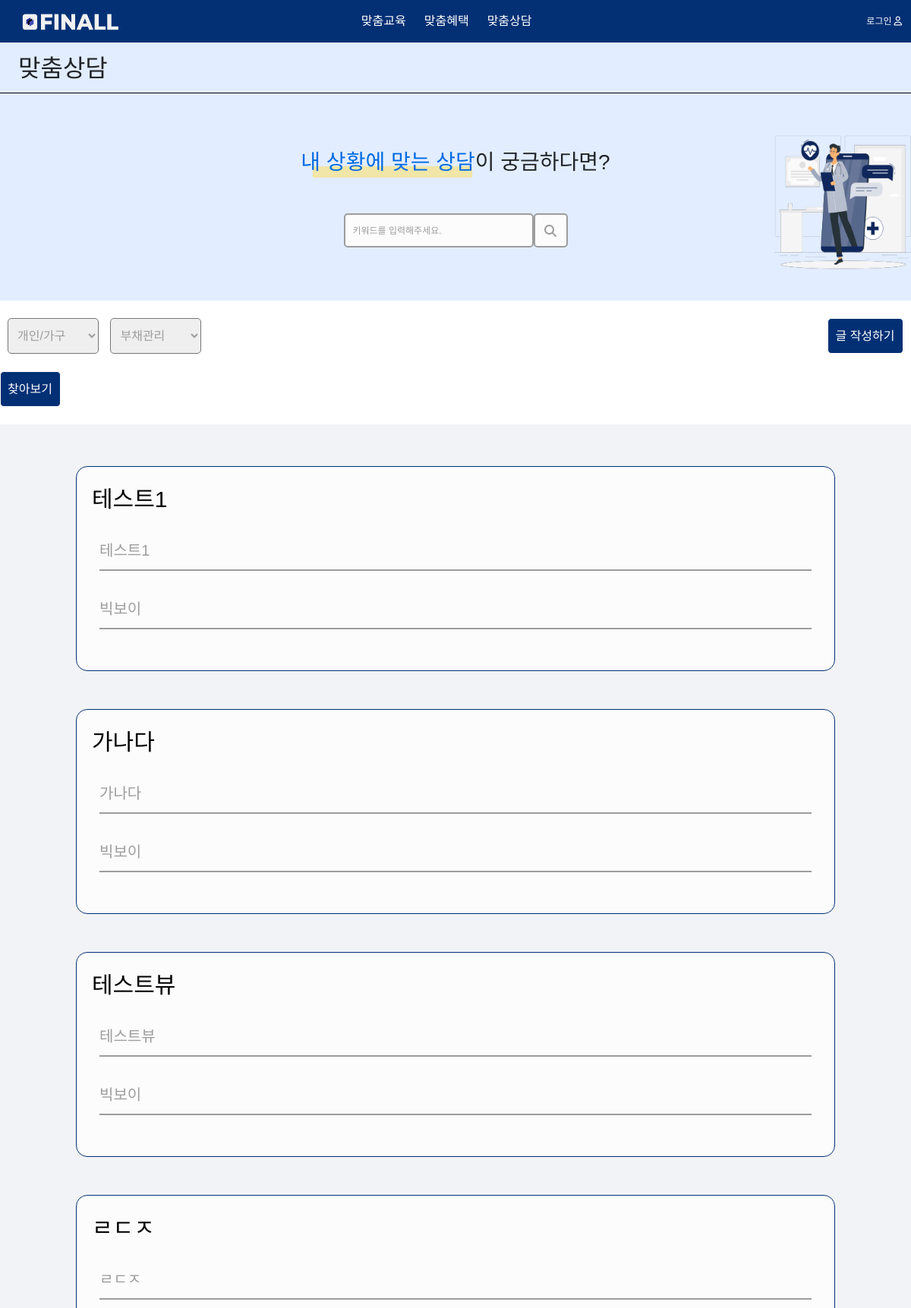
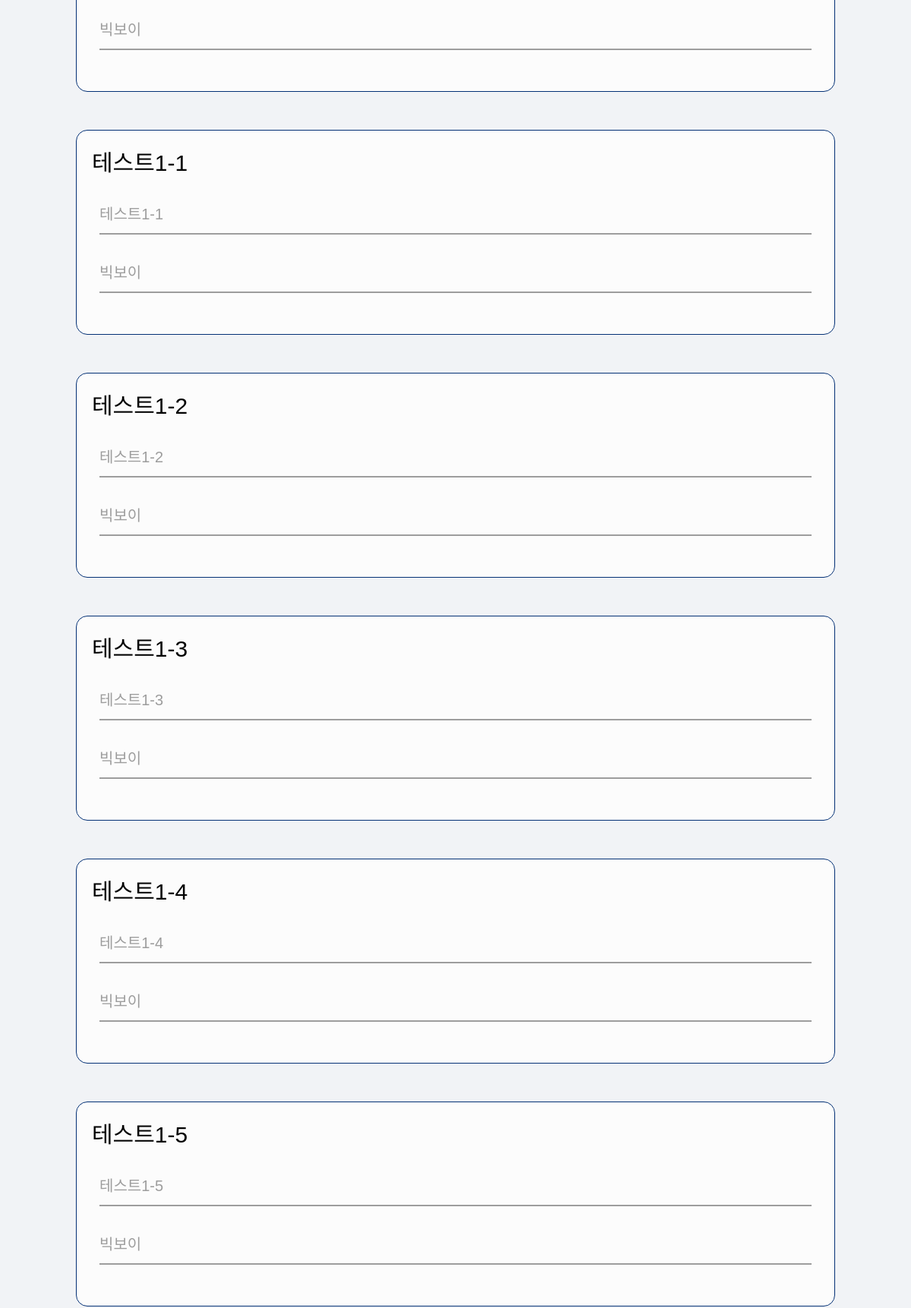
/posts/ (upper part), run on the app's committed database (2 pictures, top to bottom).
### post/models.py (models this page shows, shortened)
class Post(models.Model):
    title = models.CharField(max_length=200)
    content = models.TextField()
    author = models.ForeignKey(User, on_delete=models.CASCADE)
    created_at = models.DateTimeField(auto_now_add=True)
    updated_at = models.DateTimeField(auto_now=True)
    categories = models.ManyToManyField(Category)
    categories2 = models.ManyToManyField(Category2)

### post/views.py (the view)
# urls.py: path('posts/', PostListViewHtml.as_view(), name='post_list'),
class PostListViewHtml(generic.ListView):
    model = Post
    template_name = 'post/Consult.html'
    def get_queryset(self):
        query = self.request.GET.get('q')
        category1 = self.request.GET.get('category1')
        category2 = self.request.GET.get('category2')
        qs = Post.objects.all()
        if query:
            qs = qs.filter(Q(title__icontains=query))
        if category1:
            cat1 = Category.objects.get(pk=int(category1))  # id 값으로 변경
            qs = qs.filter(categories=cat1)
        if category2:
            cat2 = Category2.objects.get(pk=int(category2))  # id 값으로 변경
            qs = qs.filter(categories2=cat2)
        return qs

### post/templates/post/Consult.html (shortened to what this page needs)
{% load static %}
<!DOCTYPE html>
<html lang="en">
<head>
    <link href="https://cdn.jsdelivr.net/npm/bootstrap@5.2.3/dist/css/bootstrap.min.css" rel="stylesheet">
    <link rel="stylesheet" href="{% static 'css/Consult.css' %}">
</head>
<body class="gangwon-font">
    <div class="display-container">
        <nav class="navbar fixed-top d-flex justify-content-between align-items-center">
            <div class="navbar_logo">
                <a href="{% url 'main' %}"><img src="{% static 'img/logo.png'%}" alt="브랜드로고"></a>
            </div>
            <ul class="navbar_menu">
                <li><a href="{% url 'education' %}">맞춤교육</a></li>
                <li><a href="{% url 'benefit' %}">맞춤혜택</a></li>
                <li><a href="{% url 'post_list' %}">맞춤상담</a></li>
            </ul>
            <ul class="navbar_login">
                {% if user.is_authenticated %}
                    <li><a href="{% url 'logout' %}">로그아웃<i class="fa-regular fa-user"></i></a></li>
                    <li><a href="{% url 'mypage' %}">마이페이지<i class="fa-regular fa-user"></i></a></li>
                {% else %}
                    <li><a href="{% url 'login' %}">로그인<i class="fa-regular fa-user"></i></a></li>
                {% endif %}
            </ul>
        </nav>
        <div class="header_section">
            <div class="header">
                <p>맞춤상담</p>
                <div class="header_line"></div>
            </div>
            <div class="subheader d-flex justify-content-center">
                <p class="blue">내 상황에 맞는 상담</p><p>이 궁금하다면?</p>
            </div>
            <div class="subheader_line"><div class="line"></div></div>
            <div class="search_section">
                <div class="searchpart">
                    <form method="GET" action=".">
                        <div class="search_bar">
                            <input type="text" name="q" placeholder="키워드를 입력해주세요." value="{{ request.GET.q }}">
                        </div>
                        <div class="searchBtn">
                            <button type="submit"><i class="fa-solid fa-magnifying-glass"></i></button>
                        </div>
                    </form>
                </div>
                <div class="header_img">
                    <img src={% static 'img/professor.png' %} alt="">
                </div>
            </div>
        </div>
        <div class="category">
            <div class="flex_between">
                <form method="GET" action=".">
                    <section class="optional">
                            <select name="category1" id="ed_target">
                                <option value="1">개인/가구</option>
                            </select>
                            <select name="category2" id="ed_field">
                                <option value="1">부채관리</option>
                            </select>
                    </section>
                    <div class="category_searchBtn">
                        <input type="submit" value="찾아보기">
                    </div>
                </form>
            </div>
            <div class="writeBtn">
                <a href="{% url 'post_create' %}"><button>글 작성하기</button></a>
            </div>
        </div>
        <div class="consult_list">
            {% block content %}
            {% for post in object_list %}
            <a href="{% url 'post_detail' post.pk %}">
            <div>
                <a href="{% url 'post_detail' post.pk %}">
                    <div class="question_box">
                        <div class="header">{{ post.title }}</div>
                        <div class="content">{{ post.content }}</div>
                        <div class="line"></div>
                        <div class="answer">{{ post.author }}</div>
                        <div class="line"></div>
                    </div>
                </a>
            </div>
            {% endfor %}
            {% endblock %}
        </div>
    </div>
</body>
</html>

### static/css/Consult.css (style rules this page uses)
.gangwon-font { font-family: 'GangwonState', sans-serif; }
.display-container { max-width: 1200px; margin-left: auto; margin-right: auto; }
a { text-decoration: none; }
.navbar { background-color: #033075; padding: 8px 12px; }
.navbar_logo img { width: 130px; height: 25px; margin-left: 15px; }
.navbar_menu { display: flex; list-style: none; padding-left: 0; margin-bottom: 0; margin-right: 90px; }
.navbar_menu li { padding: 8px 12px; }
.navbar a { color: white; }
.navbar_login { list-style: none; color: #f0f4f5; display: flex; margin-bottom: 0; font-size: 12px; }
.navbar_login i { padding-left: 3px; }
.header_section { background-color: #e2edff; margin-top: 56px; }
.header p { font-size: 32px; margin: 8px; padding: 10px 0 0 16px; }
.header_line { border-top: 1px black solid; }
.subheader { font-size: 28px; margin-top: 70px; }
.subheader .blue { z-index: 100; color: #006ae2; }
.subheader_line { display: flex; justify-content: center; }
.subheader_line .line { width: 210px; height: 15px; background-color: #f1e6a7; margin-right: 166px; margin-top: -32px; z-index: 10; }
input::placeholder { color: #9d9d9d; }
.searchpart form { margin-top: 30px; display: flex; justify-content: center; }
.search_bar input { width:250px; height: 45px; border-radius: 5px; background-color: #fcfcfc; border: 2px solid #9d9d9d; padding-left: 10px; font-size: 12px; }
.searchBtn button { background-color: #fcfcfc; border: 2px solid #9d9d9d; width: 45px; height: 45px; border-radius: 5px; padding: 10px; }
.searchBtn i { color: #9d9d9d; }
.header_img { height: 220px; margin-top: -150px; display: flex; justify-content: end; }
.header_img img { width: 180px; height: 180px; }
.category { display:flex; justify-content: space-between; }
.flex_between { display: flex; }
.optional #ed_target { width:120px; height:47px; font-size:16px; stroke:2px solid #033075; color:#9D9D9D; margin:23px 11px 0px 10px; padding: 0 8px; border-radius: 5px; }
.optional #ed_field { width:120px; height:47px; font-size:16px; stroke:2px solid #033075; color:#9D9D9D; margin:23px 11px 0 0; padding: 0 8px; border-radius: 5px; }
.category_searchBtn { margin-top: 23px; }
.category_searchBtn input { color: white; padding-left: 5px; background-color: #033075; font-size: 16px; border: 1px solid white; border-radius: 5px; width: 80px; height: 47px; }
.writeBtn { margin-top: 23px; padding-right: 10px; }
.writeBtn button { color: white; padding-left: 5px; background-color: #033075; font-size: 16px; border: 1px solid white; border-radius: 5px; width: 100px; height: 47px; }
.consult_list { background-color: #f1f3f6; z-index: -1; padding: 5px 0; margin-top: 23px; }
.consult_list .header { color: black; font-size: 30px; padding: 20px; }
.consult_list .content, .answer { color: #9d9d9d; font-size: 20px; padding: 10px 30px; }
.question_box { border: 1px solid #033075; background-color: #fcfcfc; border-radius: 15px; width: 1000px; height: 270px; margin: 50px 100px 50px 100px; }
.question_box .line { border: 1px solid #9d9d9d; margin: 0 30px; }
.question_box .answer { margin-top: 25px; }

### data on the page
Post: title "테스트1", content "테스트1", author "빅보이"
Post: title "가나다", content "가나다", author "빅보이"
Post: title "테스트뷰", content "테스트뷰", author "빅보이"
Post: title "ㄹㄷㅈ", content "ㄹㄷㅈ", author "빅보이"
Post: title "테스트1-1", content "테스트1-1", author "빅보이"
Post: title "테스트1-2", content "테스트1-2", author "빅보이"
Post: title "테스트1-3", content "테스트1-3", author "빅보이"
Post: title "테스트1-4", content "테스트1-4", author "빅보이"
Post: title "테스트1-5", content "테스트1-5", author "빅보이"
